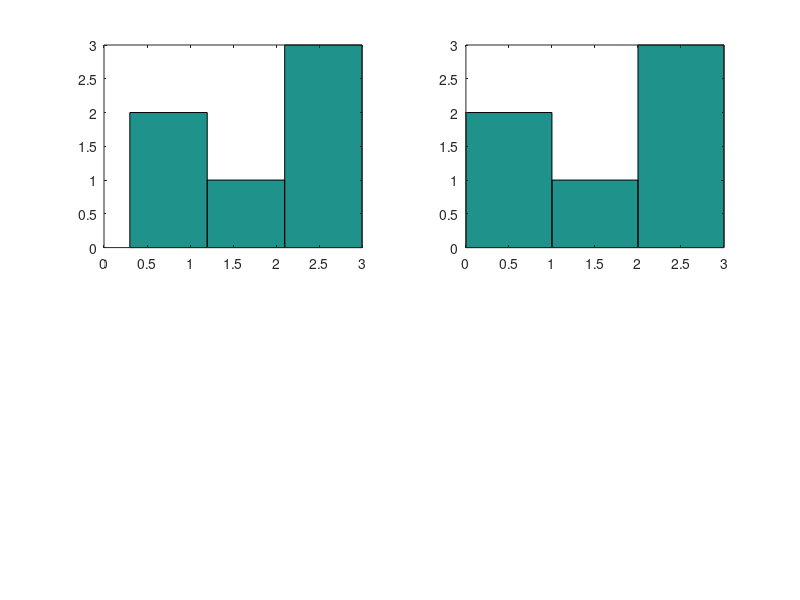

Write MATLAB code to recreate this figure.
%nm114_2: plot a circle
clear
figure(1), clf
r=2; th=[0: .02:1]*pi;
plot(r*exp(j*th),'r-'), hold on
plot(r*cos(th+pi),r*sin(th+pi),'m.')
x=1; y=-1; 
[s,ermsg]=sprintf('(%1d,%1d)',x,y);
text(x,y,s)
plot([-2 2],[0 0],'b:')
plot([0 0],[-2 2],'k-.')
plot([-2 2],[-2 2],'c--')
plot(-1,1,'h'), plot(1,1,'p')
shg, pause, clf
subplot(221), polar(th,exp(-th))
subplot(222), semilogx(exp(th))
subplot(223), semilogy(exp(th))
subplot(224), loglog(exp(th))
pause, clf
subplot(221), stairs([1 3 2 0])
subplot(222), stem([1 3 2 0])
subplot(223), bar([2 3; 4 5])
subplot(224), barh([2 3; 4 5])
pause, clf
y=[0.3 0.9 1.6 2.7 3 2.4];
subplot(221), hist(y,3)
subplot(222), hist(y,0.5+[0 1 2])